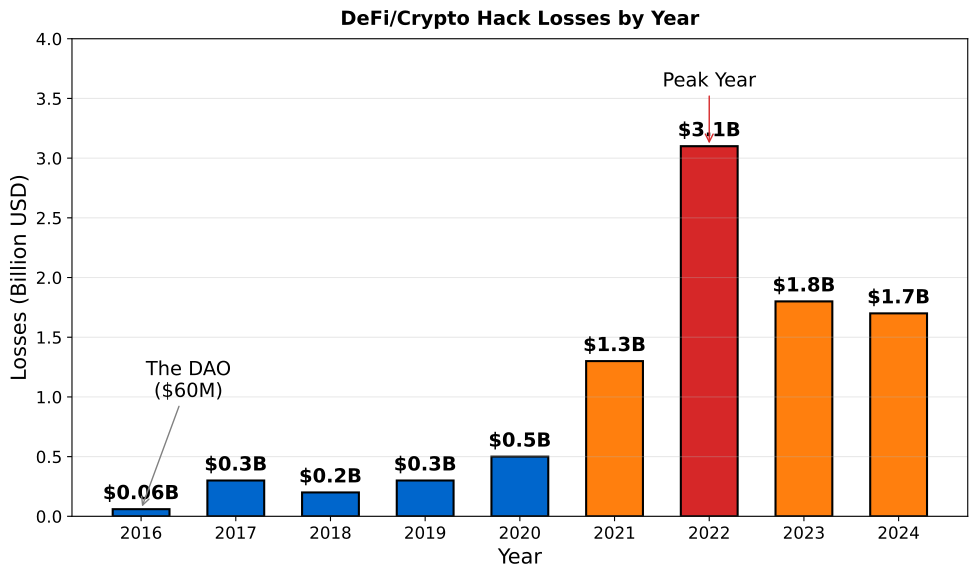

Python code for this plot:
"""
DeFi Hack Losses by Year
Bar chart showing annual losses
"""

import matplotlib.pyplot as plt
import numpy as np
from pathlib import Path

CHART_METADATA = {
    'title': 'Hack Losses Timeline',
    'url': 'https://github.com/Digital-AI-Finance/Blockchain_Crypto/tree/main/Module_F_Advanced_Topics/L43_Smart_Contract_Security/charts/02_hack_losses_timeline'
}

plt.rcParams.update({
    'font.size': 14,
    'axes.labelsize': 14,
    'axes.titlesize': 16,
    'xtick.labelsize': 12,
    'ytick.labelsize': 12,
    'legend.fontsize': 12,
    'figure.figsize': (10, 6),
    'figure.dpi': 150
})

MLPURPLE = '#3333B2'
MLBLUE = '#0066CC'
MLORANGE = '#FF7F0E'
MLGREEN = '#2CA02C'
MLRED = '#D62728'

fig, ax = plt.subplots(figsize=(10, 6))

# Annual DeFi hack losses
years = ['2016', '2017', '2018', '2019', '2020', '2021', '2022', '2023', '2024']
losses = [0.06, 0.3, 0.2, 0.3, 0.5, 1.3, 3.1, 1.8, 1.7]  # Billions USD
colors = [MLBLUE if l < 1 else (MLORANGE if l < 2 else MLRED) for l in losses]

bars = ax.bar(years, losses, color=colors, edgecolor='black', linewidth=1.5, width=0.6)

# Add value labels
for bar, val in zip(bars, losses):
    ax.text(bar.get_x() + bar.get_width()/2, bar.get_height() + 0.05,
            f'${val}B', ha='center', va='bottom', fontsize=14, fontweight='bold')

# Highlight The DAO (2016) and peak (2022)
ax.annotate('The DAO\n($60M)', xy=(0, 0.06), xytext=(0.5, 1.0),
            fontsize=14, ha='center', arrowprops=dict(arrowstyle='->', color='gray'))
ax.annotate('Peak Year', xy=(6, 3.1), xytext=(6, 3.6),
            fontsize=14, ha='center', arrowprops=dict(arrowstyle='->', color=MLRED))

ax.set_ylabel('Losses (Billion USD)', fontsize=15)
ax.set_xlabel('Year', fontsize=15)
ax.set_ylim(0, 4.0)

ax.grid(True, alpha=0.3, axis='y')

ax.set_title('DeFi/Crypto Hack Losses by Year', fontweight='bold', fontsize=14, pad=10)
plt.tight_layout()

output_path = Path(__file__).parent / 'chart.pdf'
plt.savefig(output_path, bbox_inches='tight', dpi=300)
print(f"Chart saved to: {output_path.absolute()}")
plt.close()
